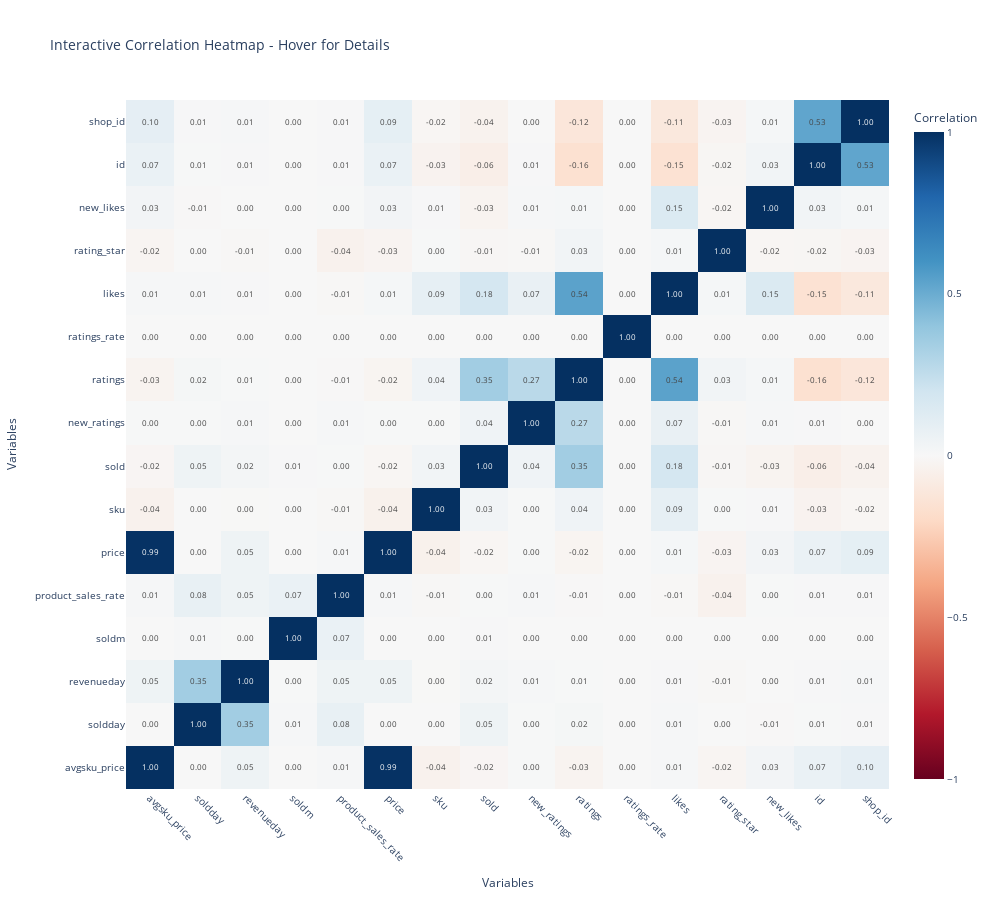
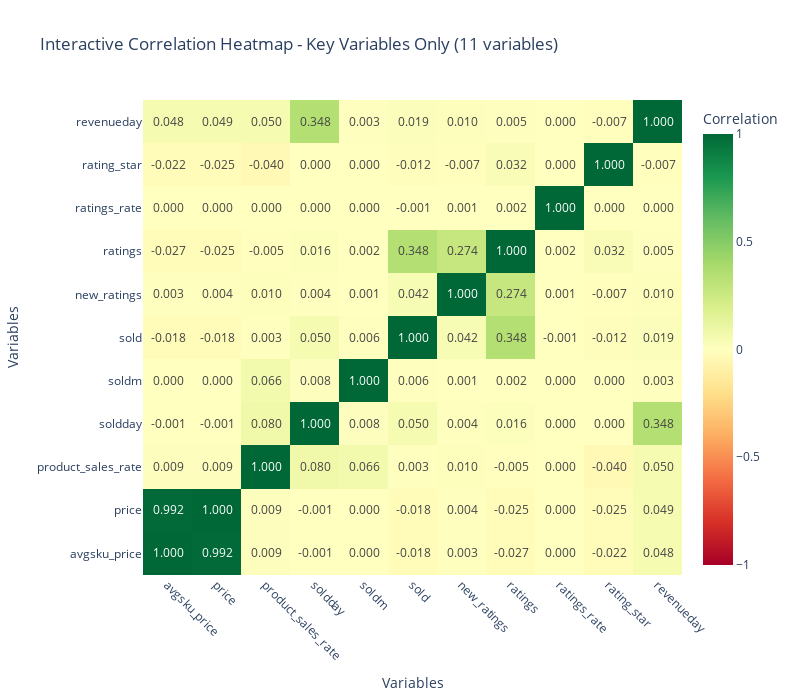

Notebook code cell kept with these figures, in order:
### Code cell
# Interactive Correlation Heatmap with Plotly
print("="*80)
print("INTERACTIVE CORRELATION HEATMAP")
print("="*80)

# Create interactive heatmap
fig = go.Figure(data=go.Heatmap(
    z=correlation_matrix.values,
    x=correlation_matrix.columns,
    y=correlation_matrix.index,
    colorscale='RdBu',
    zmid=0,
    text=correlation_matrix.values,
    texttemplate='%{text:.2f}',
    textfont={"size": 8},
    colorbar=dict(title="Correlation")
))

fig.update_layout(
    title='Interactive Correlation Heatmap - Hover for Details',
    xaxis_title='Variables',
    yaxis_title='Variables',
    width=1000,
    height=900,
    xaxis={'tickangle': 45},
    font=dict(size=10)
)

fig.show()

print("\n✅ Interactive heatmap generated (hover over cells for details)")

# Create interactive heatmap for key variables only
if key_vars and len(key_vars) > 1:
    key_corr = df[key_vars].corr()
    
    fig2 = go.Figure(data=go.Heatmap(
        z=key_corr.values,
        x=key_corr.columns,
        y=key_corr.index,
        colorscale='RdYlGn',
        zmid=0,
        text=key_corr.values,
        texttemplate='%{text:.3f}',
        textfont={"size": 12},
        colorbar=dict(title="Correlation")
    ))
    
    fig2.update_layout(
        title=f'Interactive Correlation Heatmap - Key Variables Only ({len(key_vars)} variables)',
        xaxis_title='Variables',
        yaxis_title='Variables',
        width=800,
        height=700,
        xaxis={'tickangle': 45},
        font=dict(size=12)
    )
    
    fig2.show()
    print("✅ Interactive key variables heatmap generated")

### Figure 1 — Plotly figure (JSON) as saved in the notebook; plotly's stock layout.template omitted (floating-point values rounded to 4 significant figures; data arrays with more than 128 entries replaced by an {"elided": "..."} marker saying what was removed)
{"data": [{"colorbar": {"title": {"text": "Correlation"}}, "colorscale": [[0, "rgb(103,0,31)"], [0.1, "rgb(178,24,43)"], [0.2, "rgb(214,96,77)"], [0.3, "rgb(244,165,130)"], [0.4, "rgb(253,219,199)"], [0.5, "rgb(247,247,247)"], [0.6, "rgb(209,229,240)"], [0.7, "rgb(146,197,222)"], [0.8, "rgb(67,147,195)"], [0.9, "rgb(33,102,172)"], [1, "rgb(5,48,97)"]], "text": {"elided": "16x16 float values"}, "textfont": {"size": 8}, "texttemplate": "%{text:.2f}", "type": "heatmap", "x": ["avgsku_price", "soldday", "revenueday", "soldm", "product_sales_rate", "price", "sku", "sold", "new_ratings", "ratings", "ratings_rate", "likes", "rating_star", "new_likes", "id", "shop_id"], "y": ["avgsku_price", "soldday", "revenueday", "soldm", "product_sales_rate", "price", "sku", "sold", "new_ratings", "ratings", "ratings_rate", "likes", "rating_star", "new_likes", "id", "shop_id"], "z": {"elided": "16x16 float values"}, "zmid": 0}], "layout": {"font": {"size": 10}, "height": 900, "title": {"text": "Interactive Correlation Heatmap - Hover for Details"}, "width": 1000, "xaxis": {"tickangle": 45, "title": {"text": "Variables"}}, "yaxis": {"title": {"text": "Variables"}}}}

### Figure 2 — Plotly figure (JSON) as saved in the notebook; plotly's stock layout.template omitted (floating-point values rounded to 4 significant figures)
{"data": [{"colorbar": {"title": {"text": "Correlation"}}, "colorscale": [[0, "rgb(165,0,38)"], [0.1, "rgb(215,48,39)"], [0.2, "rgb(244,109,67)"], [0.3, "rgb(253,174,97)"], [0.4, "rgb(254,224,139)"], [0.5, "rgb(255,255,191)"], [0.6, "rgb(217,239,139)"], [0.7, "rgb(166,217,106)"], [0.8, "rgb(102,189,99)"], [0.9, "rgb(26,152,80)"], [1, "rgb(0,104,55)"]], "text": [[1.0, 0.9922, 0.00918, -0.001089, -0.0002152, -0.01787, 0.003466, -0.02725, 0.0003078, -0.02208, 0.04817], [0.9922, 1.0, 0.009399, -0.0009285, -0.0002005, -0.01752, 0.003844, -0.02483, 0.0003175, -0.02539, 0.0492], [0.00918, 0.009399, 1.0, 0.07952, 0.06609, 0.002874, 0.009922, -0.005489, -0.000113, -0.03971, 0.04981], [-0.001089, -0.0009285, 0.07952, 1.0, 0.008183, 0.04959, 0.004038, 0.01594, -0.0002098, 0.0001125, 0.3479], [-0.0002152, -0.0002005, 0.06609, 0.008183, 1.0, 0.005753, 0.001403, 0.001533, 0.0001081, 0.0003733, 0.002805], [-0.01787, -0.01752, 0.002874, 0.04959, 0.005753, 1.0, 0.04174, 0.3482, -0.0007524, -0.01175, 0.01895], [0.003466, 0.003844, 0.009922, 0.004038, 0.001403, 0.04174, 1.0, 0.2743, 0.00127, -0.007206, 0.009817], [-0.02725, -0.02483, -0.005489, 0.01594, 0.001533, 0.3482, 0.2743, 1.0, 0.001682, 0.03173, 0.005394], [0.0003078, 0.0003175, -0.000113, -0.0002098, 0.0001081, -0.0007524, 0.00127, 0.001682, 1.0, -0.0004752, -0.0001657], [-0.02208, -0.02539, -0.03971, 0.0001125, 0.0003733, -0.01175, -0.007206, 0.03173, -0.0004752, 1.0, -0.007447], [0.04817, 0.0492, 0.04981, 0.3479, 0.002805, 0.01895, 0.009817, 0.005394, -0.0001657, -0.007447, 1.0]], "textfont": {"size": 12}, "texttemplate": "%{text:.3f}", "type": "heatmap", "x": ["avgsku_price", "price", "product_sales_rate", "soldday", "soldm", "sold", "new_ratings", "ratings", "ratings_rate", "rating_star", "revenueday"], "y": ["avgsku_price", "price", "product_sales_rate", "soldday", "soldm", "sold", "new_ratings", "ratings", "ratings_rate", "rating_star", "revenueday"], "z": [[1.0, 0.9922, 0.00918, -0.001089, -0.0002152, -0.01787, 0.003466, -0.02725, 0.0003078, -0.02208, 0.04817], [0.9922, 1.0, 0.009399, -0.0009285, -0.0002005, -0.01752, 0.003844, -0.02483, 0.0003175, -0.02539, 0.0492], [0.00918, 0.009399, 1.0, 0.07952, 0.06609, 0.002874, 0.009922, -0.005489, -0.000113, -0.03971, 0.04981], [-0.001089, -0.0009285, 0.07952, 1.0, 0.008183, 0.04959, 0.004038, 0.01594, -0.0002098, 0.0001125, 0.3479], [-0.0002152, -0.0002005, 0.06609, 0.008183, 1.0, 0.005753, 0.001403, 0.001533, 0.0001081, 0.0003733, 0.002805], [-0.01787, -0.01752, 0.002874, 0.04959, 0.005753, 1.0, 0.04174, 0.3482, -0.0007524, -0.01175, 0.01895], [0.003466, 0.003844, 0.009922, 0.004038, 0.001403, 0.04174, 1.0, 0.2743, 0.00127, -0.007206, 0.009817], [-0.02725, -0.02483, -0.005489, 0.01594, 0.001533, 0.3482, 0.2743, 1.0, 0.001682, 0.03173, 0.005394], [0.0003078, 0.0003175, -0.000113, -0.0002098, 0.0001081, -0.0007524, 0.00127, 0.001682, 1.0, -0.0004752, -0.0001657], [-0.02208, -0.02539, -0.03971, 0.0001125, 0.0003733, -0.01175, -0.007206, 0.03173, -0.0004752, 1.0, -0.007447], [0.04817, 0.0492, 0.04981, 0.3479, 0.002805, 0.01895, 0.009817, 0.005394, -0.0001657, -0.007447, 1.0]], "zmid": 0}], "layout": {"font": {"size": 12}, "height": 700, "title": {"text": "Interactive Correlation Heatmap - Key Variables Only (11 variables)"}, "width": 800, "xaxis": {"tickangle": 45, "title": {"text": "Variables"}}, "yaxis": {"title": {"text": "Variables"}}}}
